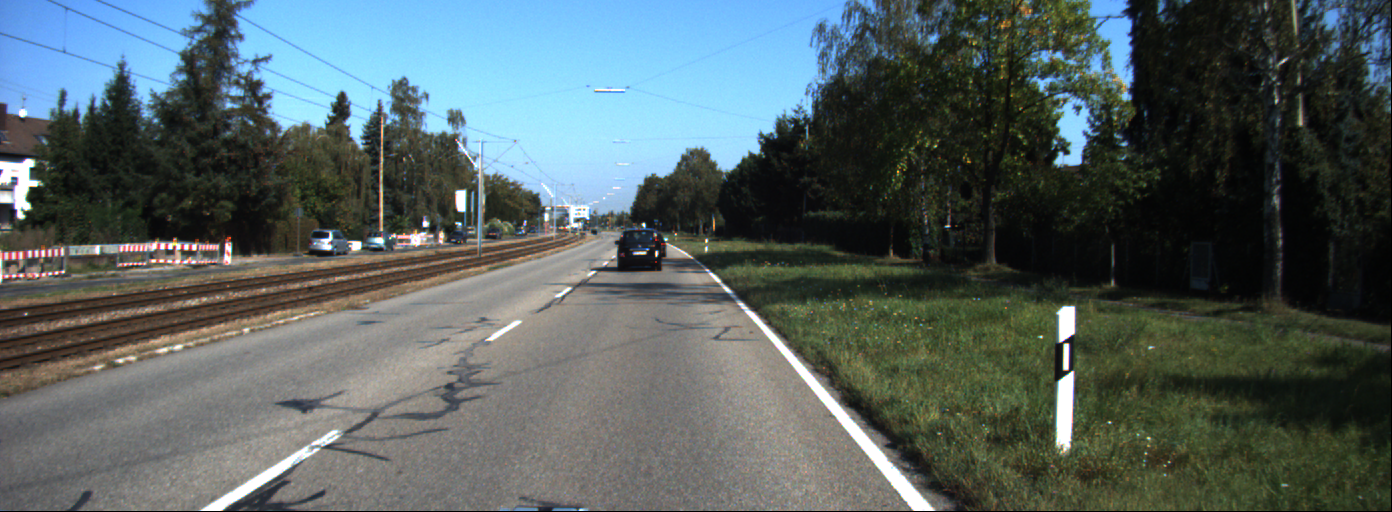
#> input picture dataset/data_1/data/0000000001.png, 1392 x 512 px, given in place of Night Drive - 2689.mp4, which was not available
$ python VideoEnhancement.py
#> lines starting #> are read from the running program, lines starting #| are printed output that depends on the picture; pictures that were not available may be replaced by others from this repository, and a replacement may not be noted
# Importing the required libraries

import numpy as np
import cv2

outputPath = "../output/"

# Method to perform gamma correction on each frame

def adjust_gamma(image, gamma=1.0):
    ''' building a lookup table mapping the pixel values [0, 255] to
     their adjusted gamma values '''
    invGamma = 1.0 / gamma
    table = np.array([((i / 255.0) ** invGamma) * 255
                      for i in np.arange(0, 256)]).astype("uint8")
    # apply gamma correction using the lookup table
    return cv2.LUT(image, table)

# Importing the video file

cap = cv2.VideoCapture('../dataset/Night Drive - 2689.mp4')
if (cap.isOpened() == False):
    print("Error opening video stream or file")

output = cv2.VideoWriter(outputPath+'VideoEnhancement.avi', cv2.VideoWriter_fourcc(*'XVID'), 20, (1280, 720))

while cap.isOpened():
    ret, frame = cap.read()
#> frame is the input picture: shape (512, 1392, 3); mean B, G, R 96.7, 96.7, 84.3
    if ret == True:
        frame = cv2.resize(frame, (700, 500))
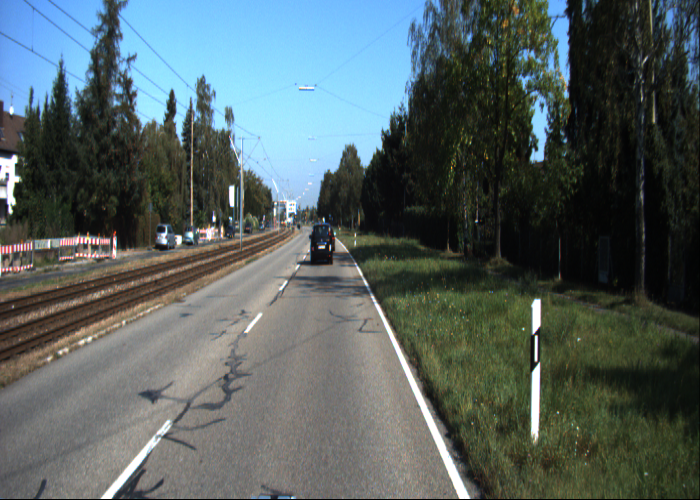
#> frame: shape (500, 700, 3); mean B, G, R 96.6, 96.6, 84.2
        gray = cv2.cvtColor(frame, cv2.COLOR_BGR2GRAY)

        # Converting to grayscale

        gray = cv2.resize(gray, (500, 300))
#> gray: shape (300, 500)

        # Instantiating the CLAHE object to apply to the gamma corrected frame

        clahe = cv2.createCLAHE(clipLimit=5.0, tileGridSize=(32, 32))

        # Gamma value set to 1.9

        gamma1 = 1.9

        # Gama corrected image

        adjusted_img = adjust_gamma(gray, gamma=gamma1)

        # Performing CLAHE

        clahe_img = clahe.apply(adjusted_img)

        # 3x3 Kernel
        kernel1 = np.array([[-1, -1, -1], [-1, 9, -1], [-1, -1, -1]])
        img_cl12 = cv2.filter2D(adjusted_img, -1, kernel1)

        # Original Video
        cv2.putText(gray, "Original", (10, 30),
                    cv2.FONT_HERSHEY_SIMPLEX, 0.8, (255, 0, 255), 3)
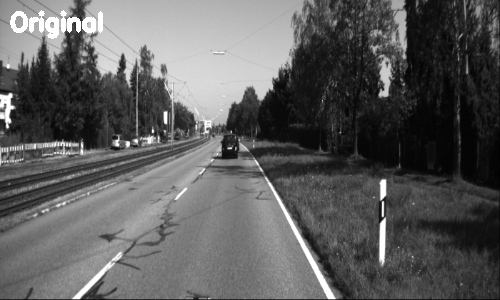
#> gray: shape (300, 500); min 2, max 255, mean 93.5

        # Original Video with Gamma Correction
        cv2.putText(adjusted_img, "g = 1.9 Output 1", (10, 30),
                    cv2.FONT_HERSHEY_SIMPLEX, 0.8, (255, 0, 255), 3)
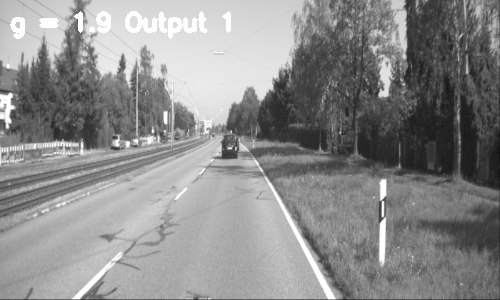
#> adjusted_img: shape (300, 500); min 19, max 255, mean 139.9

        # Gamma corrected video after CLAHE
        cv2.putText(clahe_img, "Output 2", (10, 30),
                    cv2.FONT_HERSHEY_SIMPLEX, 0.8, (255, 0, 255), 3)
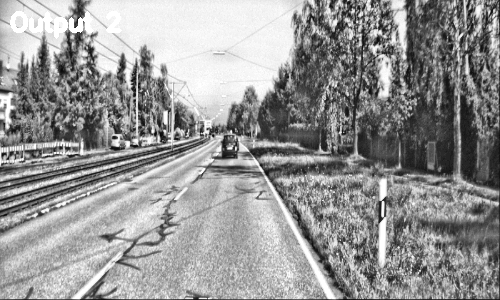
#> clahe_img: shape (300, 500); min 6, max 255, mean 149.3

        # Final Video Output after applying 2D filter to the gamma corrected video
        cv2.putText(img_cl12, "Output 3", (10, 30),
                    cv2.FONT_HERSHEY_SIMPLEX, 0.8, (255, 0, 255), 3)
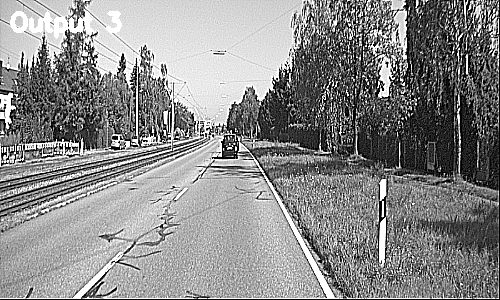
#> img_cl12: shape (300, 500); min 0, max 255, mean 138
        cv2.imshow("Images", np.vstack([np.hstack([gray, adjusted_img]), np.hstack([clahe_img, img_cl12])]))
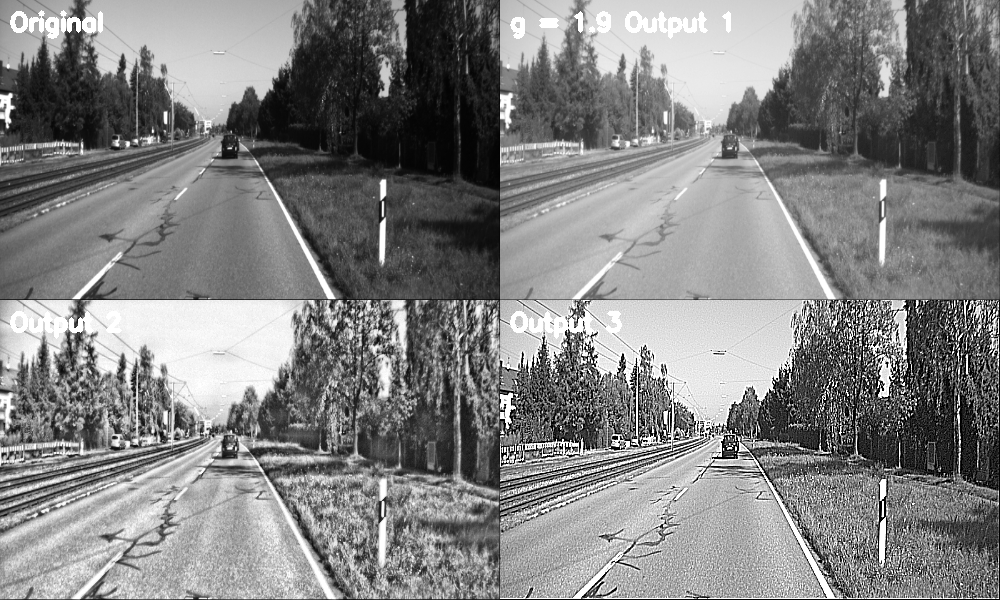
#> window 'Images': shape (600, 1000); min 0, max 255, mean 130.2

        outframe = np.vstack([np.hstack([gray, adjusted_img]), np.hstack([clahe_img, img_cl12])])
        outframe = cv2.cvtColor(outframe,cv2.COLOR_GRAY2BGR)
        outframe = cv2.resize(outframe,(1280,720))
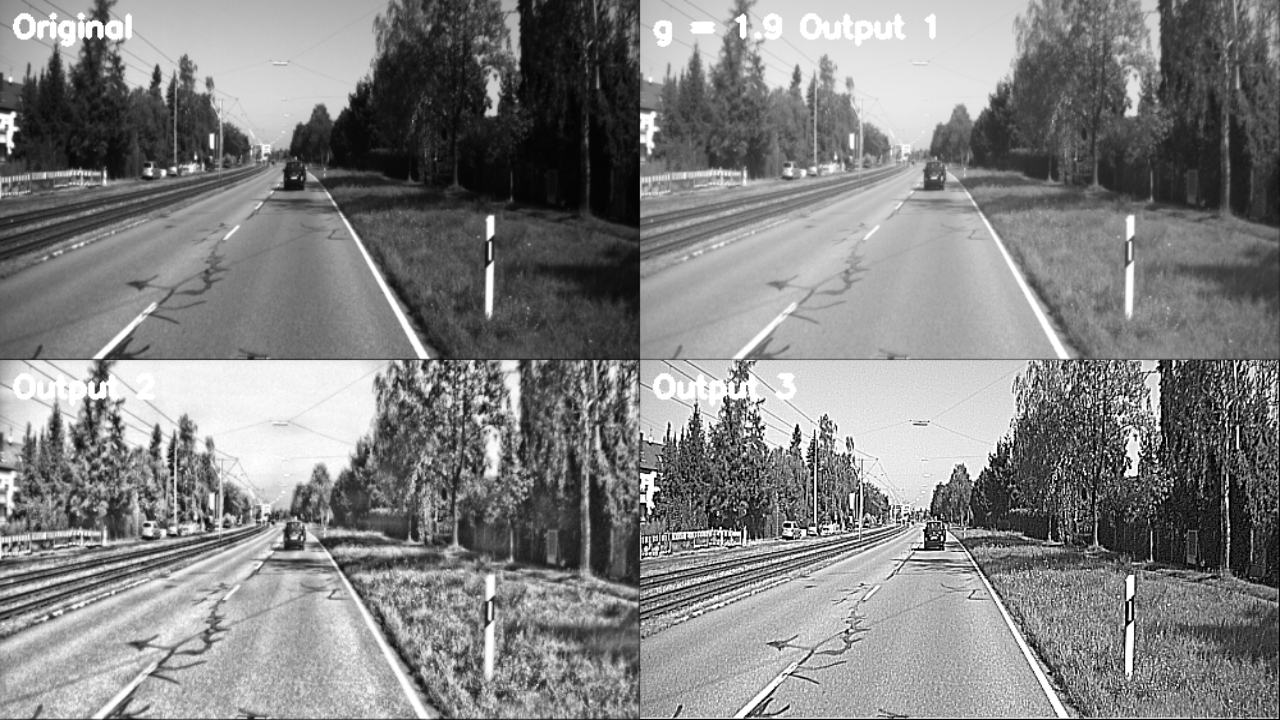
#> outframe: shape (720, 1280, 3); min 0, max 255, mean 130.1

        output.write(outframe)

        if cv2.waitKey(1) == 27:
#> (key Esc is pressed here)
            break
    else:
        break

cap.release()
cv2.destroyAllWindows()

$ run again, on dataset/data_1/data/0000000002.png
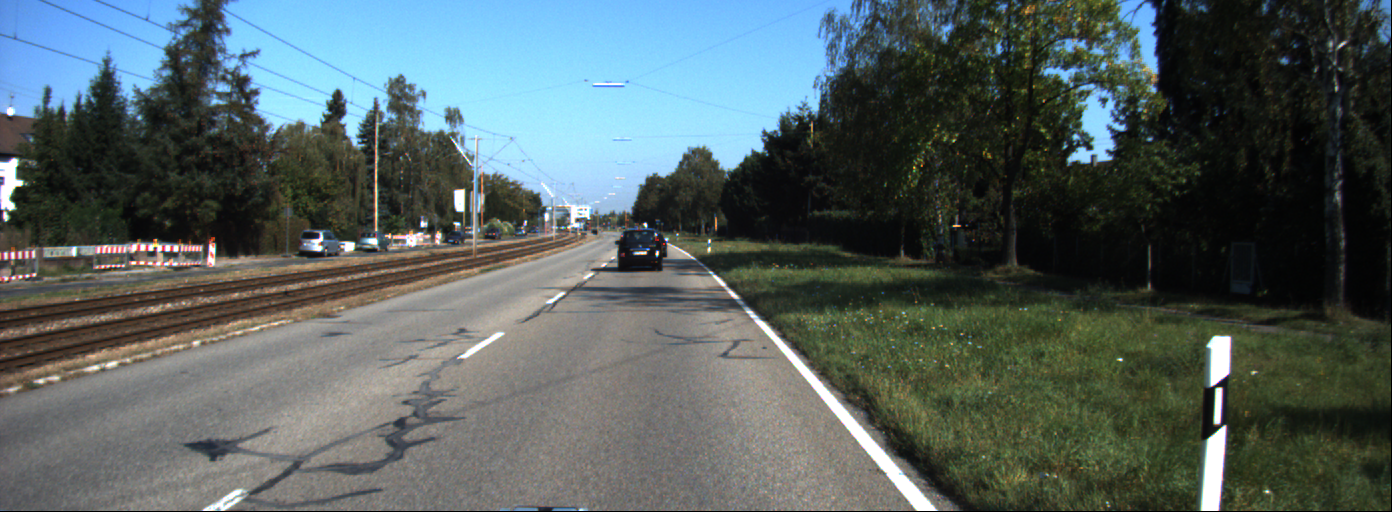
#> input picture dataset/data_1/data/0000000002.png, 1392 x 512 px, given in place of Night Drive - 2689.mp4, which was not available
#> frame is the input picture: shape (512, 1392, 3); mean B, G, R 96.1, 96.4, 83.9
#> frame: shape (500, 700, 3)
#> adjusted_img: shape (300, 500); min 19, max 255, mean 139.3
#> `cv2.putText(img_cl12, "Output 3", (10, 30), cv2.FONT_HERSHEY_SIMPLEX, ..`:
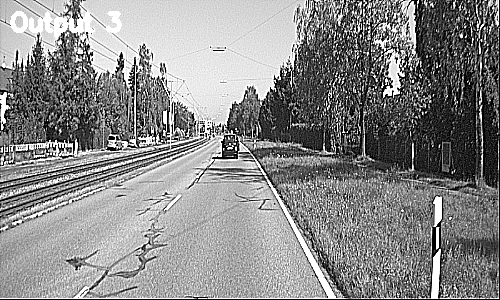
#> img_cl12: shape (300, 500); min 0, max 255, mean 137.5
#> `outframe = cv2.resize(outframe,(1280,720))`:
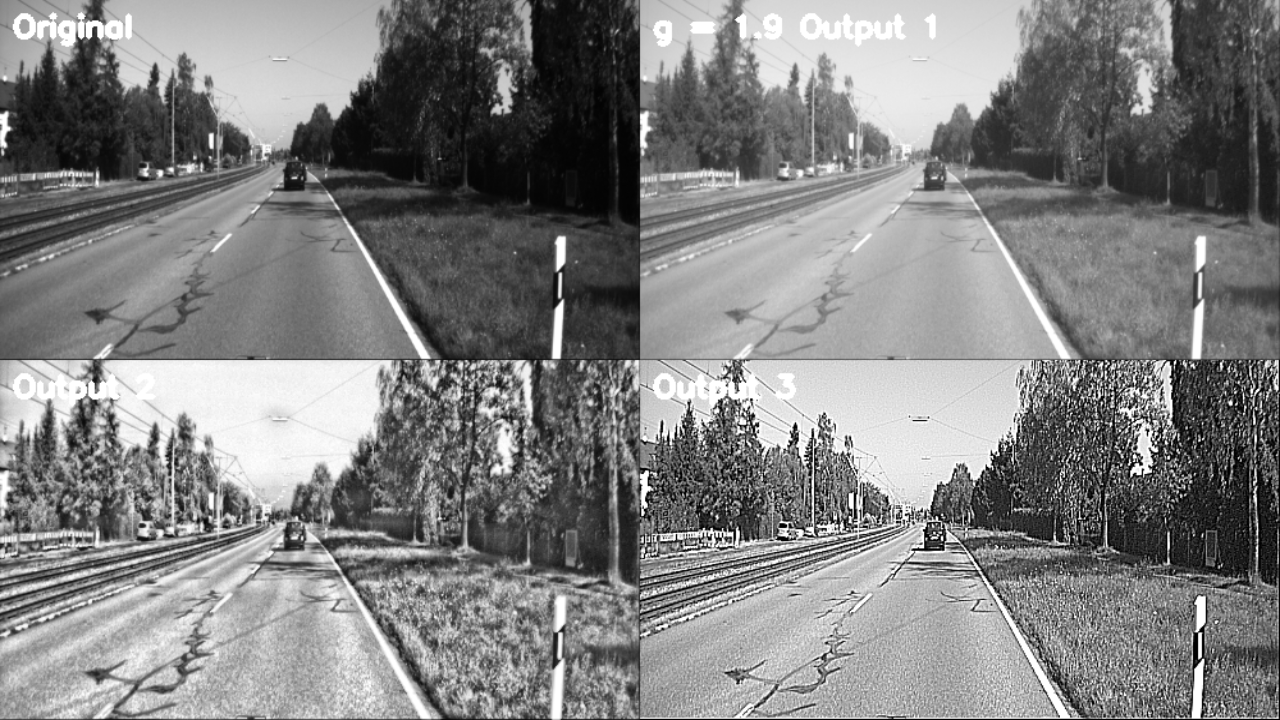
#> outframe: shape (720, 1280, 3); min 0, max 255, mean 129.6

$ run again, on dataset/data_1/data/0000000005.png
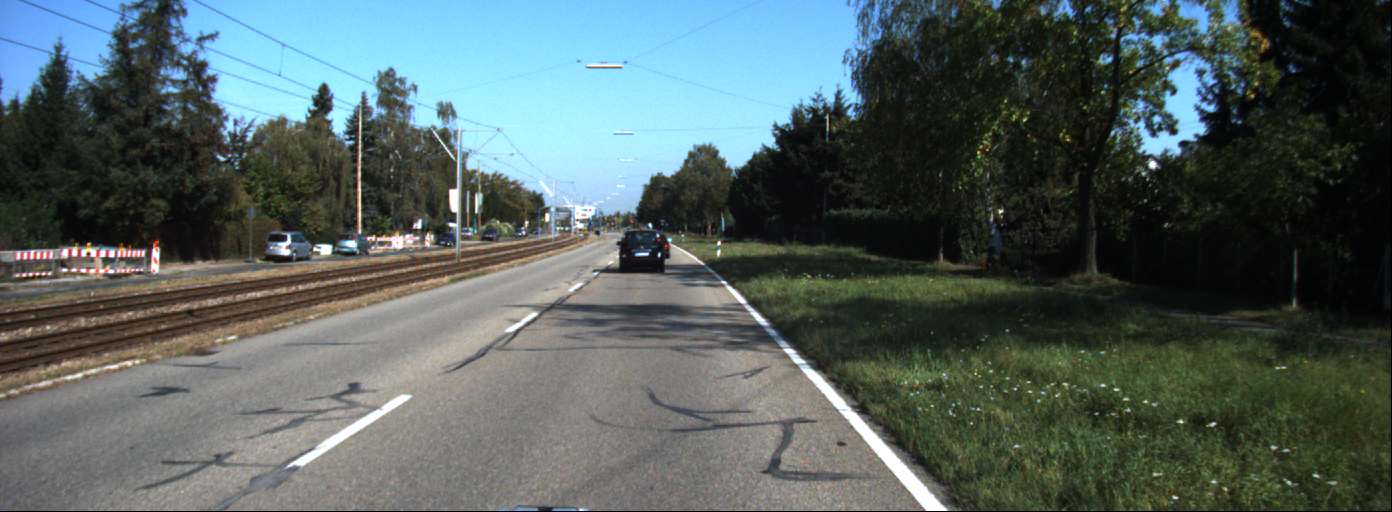
#> input picture dataset/data_1/data/0000000005.png, 1392 x 512 px, given in place of Night Drive - 2689.mp4, which was not available
#> frame is the input picture: shape (512, 1392, 3); mean B, G, R 95.4, 96.9, 83.5
#> frame: shape (500, 700, 3)
#> adjusted_img: shape (300, 500); min 13, max 255, mean 138.7
#> `cv2.putText(img_cl12, "Output 3", (10, 30), cv2.FONT_HERSHEY_SIMPLEX, ..`:
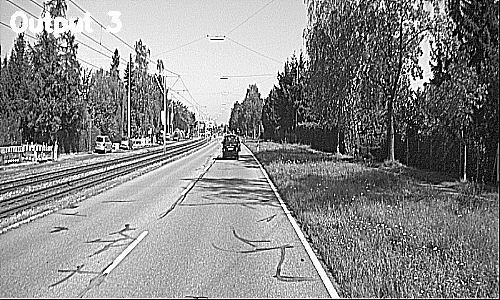
#> img_cl12: shape (300, 500); min 0, max 255, mean 137
#> `outframe = cv2.resize(outframe,(1280,720))`:
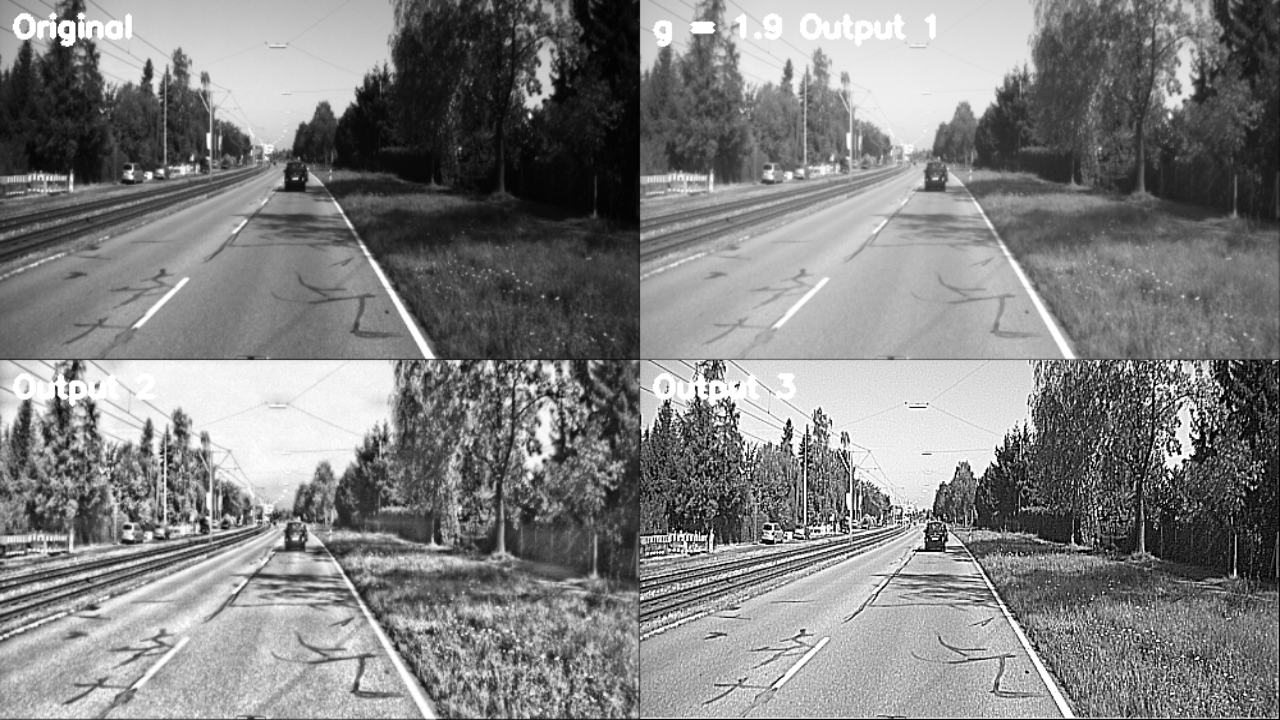
#> outframe: shape (720, 1280, 3); min 0, max 255, mean 129.1

$ run again, on dataset/data_1/data/0000000011.png
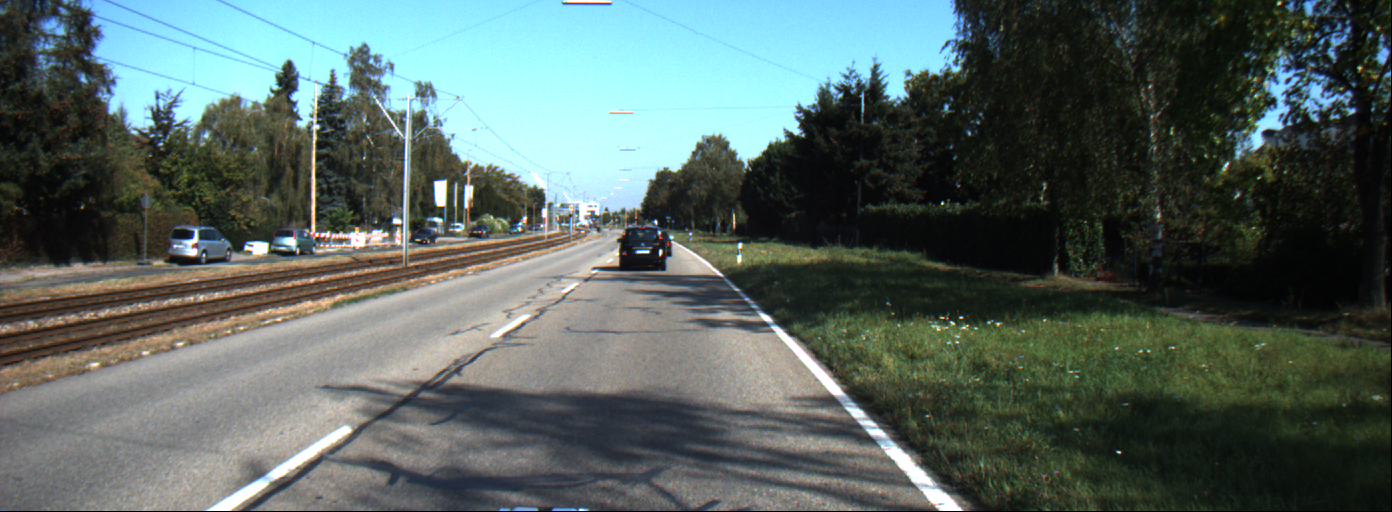
#> input picture dataset/data_1/data/0000000011.png, 1392 x 512 px, given in place of Night Drive - 2689.mp4, which was not available
#> frame is the input picture: shape (512, 1392, 3); mean B, G, R 96.5, 100.6, 85.9
#> frame: shape (500, 700, 3)
#> adjusted_img: shape (300, 500); min 19, max 255, mean 139.9
#> `outframe = cv2.resize(outframe,(1280,720))`:
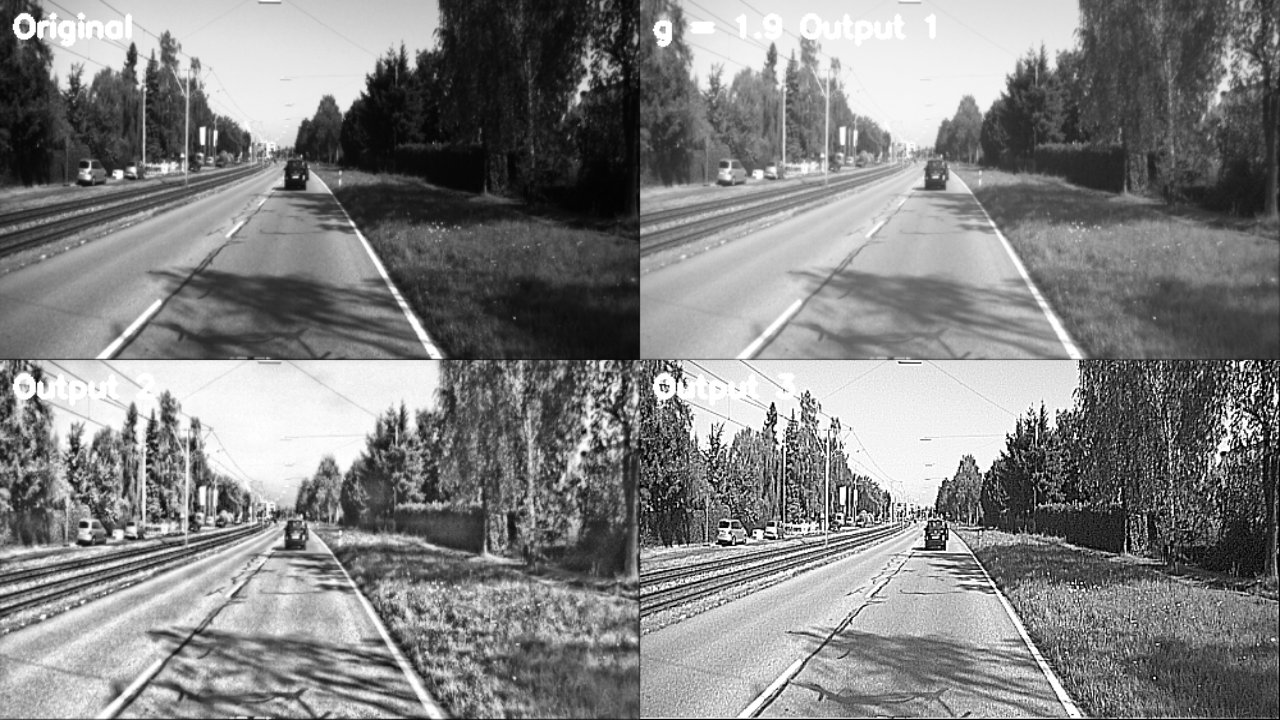
#> outframe: shape (720, 1280, 3); min 0, max 255, mean 129.9
